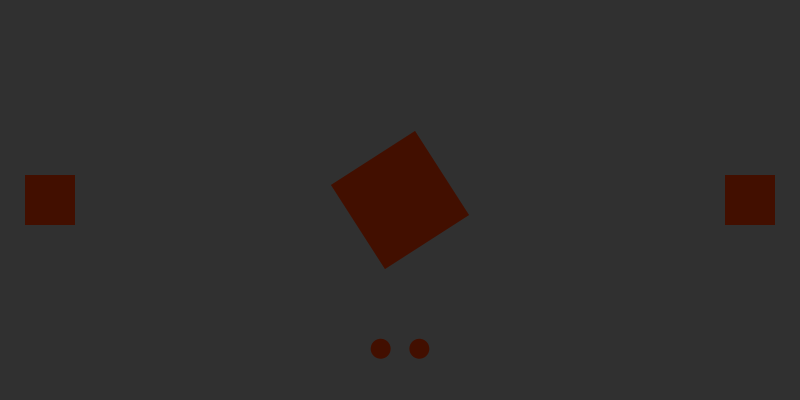
Frame 1 (no input)
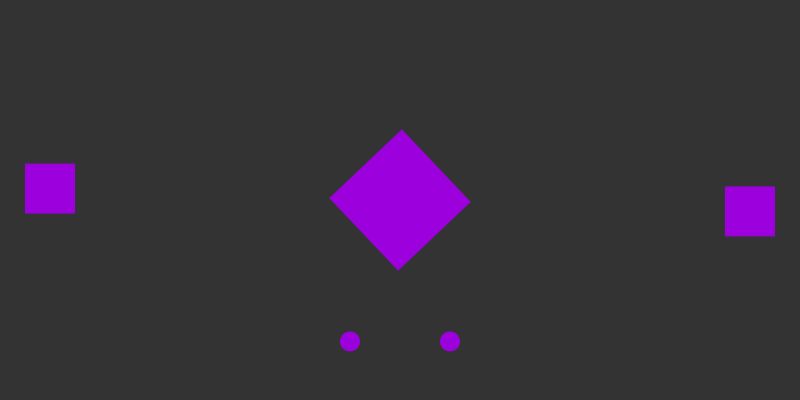
Frame 60 (the mouse pressed at the canvas centre just before this capture)
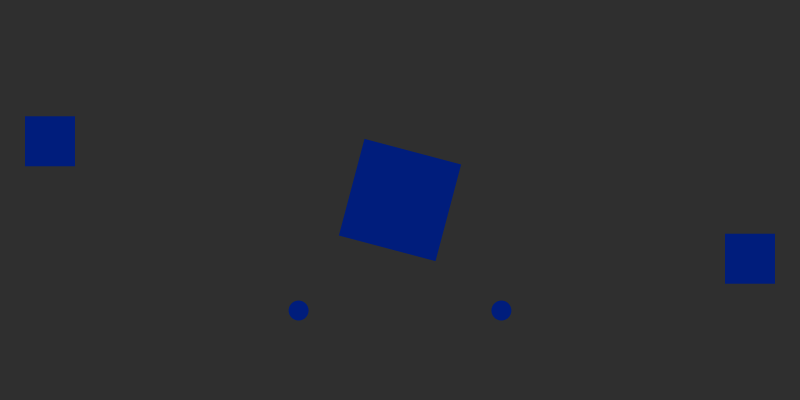
Frame 120 (the mouse held since frame 60 and released just before this capture)

The Processing sketch that drew these frames (run headless with seeded random() and noise(); from frame 60 on, the mouse is pressed at the canvas centre):

// Processing sketch: processing_116514
// ── processing_116514.pde

// I used some code from the examples section on the processing site
// In my project
float i = 0;

float x1, x2, y1, y2;

float angle1;
float glitch;
float diameter;

float angle2;
float angle3;

float hue = 0.0;
float offset = 10;

float counter = 0.0;

void setup()
{
  size (800, 400);
  colorMode(HSB);
  noStroke();
  diameter = 200;
  rectMode(CENTER);
  
}

void draw()
{
  background(51);
  
  //Random Color
  //fill (255, 255, hue);
  hue += offset;
  if (hue >= 255)
  {
    offset = -offset;
    hue = 255;
  }
  else if (hue < 0)
  {
    offset = -offset;
    hue = 0;
  }
  
  // Glitch
  if (second() % 2 == 0)
  {
    glitch = random(-0.1, 0.1);
    fill(hue, 255, random(0, 255));
    background(random(51));
  }
  else if (!(second() % 2 == 0))
  {
    background(51);
  }
  
  
  // Spinning Circles
  i = i + 0.1 + glitch;
  pushMatrix();
  translate(width/2, height/2);
  smooth();
  rotate(i);
  ellipse(0, 150, 20, 20);
  popMatrix();
  
  pushMatrix();
  translate(width/2, height/2);
  smooth();
  rotate(-i);
  ellipse(0, 150, 20, 20);
  popMatrix();
  
  //Side Rects
  float ang1 = radians(angle2);
  float ang2 = radians(angle3);
  
  y1 = height/2 + (100 * sin(ang1 * glitch));
  y2 = height/2 + (100 * sin(ang2 * glitch));
  
  rect(50, y1, 50, 50);
  rect(750, y2, 50, 50);
  angle2 +=-4;
  angle3 +=4;
  
  
  // Center Rect 
  pushMatrix();
  angle1 = angle1 + glitch;
  float c = cos(angle1);
  translate(width/2, height/2);
  rotate(c);
  rect(0, 0, 100, 100);
  popMatrix();
  
  
 

}
